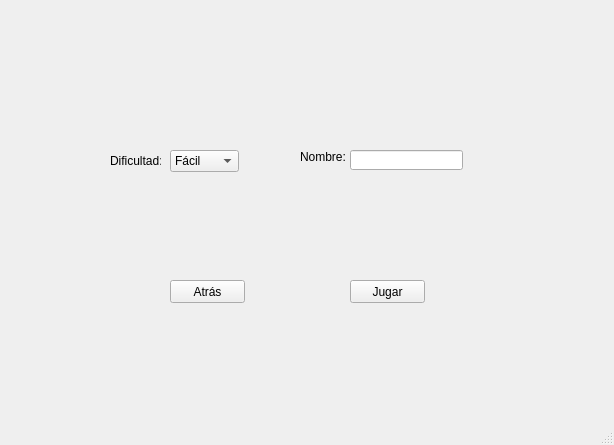
<?xml version="1.0" encoding="UTF-8"?>
<ui version="4.0">
 <class>MainWindow</class>
 <widget class="QMainWindow" name="MainWindow">
  <property name="geometry">
   <rect>
    <x>0</x>
    <y>0</y>
    <width>614</width>
    <height>445</height>
   </rect>
  </property>
  <property name="windowTitle">
   <string>MainWindow</string>
  </property>
  <widget class="QWidget" name="centralwidget">
   <widget class="QLabel" name="label">
    <property name="geometry">
     <rect>
      <x>110</x>
      <y>150</y>
      <width>51</width>
      <height>21</height>
     </rect>
    </property>
    <property name="text">
     <string>Dificultad:</string>
    </property>
   </widget>
   <widget class="QComboBox" name="level">
    <property name="geometry">
     <rect>
      <x>170</x>
      <y>150</y>
      <width>69</width>
      <height>22</height>
     </rect>
    </property>
    <item>
     <property name="text">
      <string>Fácil</string>
     </property>
    </item>
    <item>
     <property name="text">
      <string>Medio</string>
     </property>
    </item>
    <item>
     <property name="text">
      <string>Difícil</string>
     </property>
    </item>
   </widget>
   <widget class="QLineEdit" name="name">
    <property name="geometry">
     <rect>
      <x>350</x>
      <y>150</y>
      <width>113</width>
      <height>20</height>
     </rect>
    </property>
   </widget>
   <widget class="QLabel" name="label_2">
    <property name="geometry">
     <rect>
      <x>300</x>
      <y>150</y>
      <width>46</width>
      <height>13</height>
     </rect>
    </property>
    <property name="text">
     <string>Nombre:</string>
    </property>
   </widget>
   <widget class="QPushButton" name="back">
    <property name="geometry">
     <rect>
      <x>170</x>
      <y>280</y>
      <width>75</width>
      <height>23</height>
     </rect>
    </property>
    <property name="text">
     <string>Atrás</string>
    </property>
   </widget>
   <widget class="QPushButton" name="jugar">
    <property name="geometry">
     <rect>
      <x>350</x>
      <y>280</y>
      <width>75</width>
      <height>23</height>
     </rect>
    </property>
    <property name="text">
     <string>Jugar</string>
    </property>
   </widget>
  </widget>
  <widget class="QMenuBar" name="menubar">
   <property name="geometry">
    <rect>
     <x>0</x>
     <y>0</y>
     <width>614</width>
     <height>21</height>
    </rect>
   </property>
  </widget>
  <widget class="QStatusBar" name="statusbar"/>
 </widget>
 <resources/>
 <connections/>
</ui>
